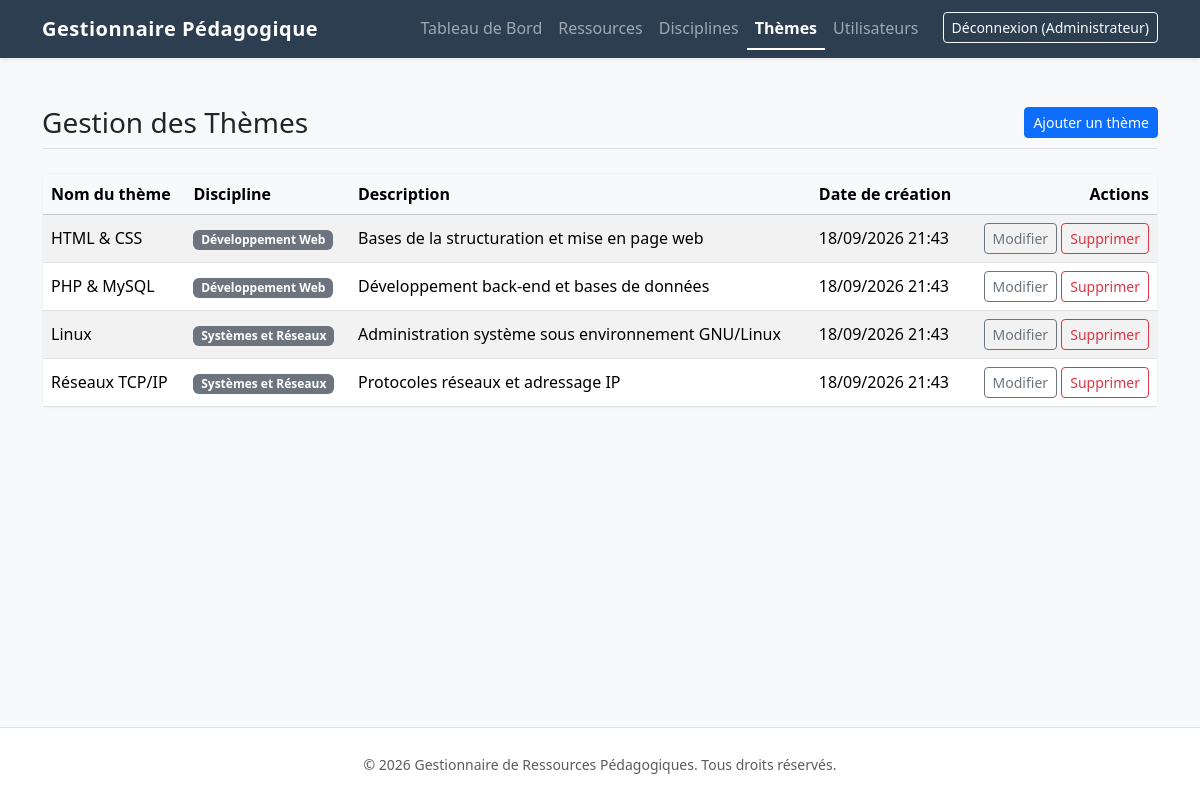
/index.php?page=themes (signed in), run on the app's committed database.
### tables this page shows
CREATE TABLE IF NOT EXISTS themes (
    id INT AUTO_INCREMENT PRIMARY KEY,
    discipline_id INT NOT NULL,
    name VARCHAR(255) NOT NULL,
    description TEXT,
    created_at DATETIME DEFAULT CURRENT_TIMESTAMP,
    CONSTRAINT fk_themes_disciplines FOREIGN KEY (discipline_id) REFERENCES disciplines(id) ON DELETE RESTRICT
);

CREATE TABLE IF NOT EXISTS disciplines (
    id INT AUTO_INCREMENT PRIMARY KEY,
    name VARCHAR(255) NOT NULL,
    description TEXT,
    created_at DATETIME DEFAULT CURRENT_TIMESTAMP
);

### controllers/ThemeController.php (called while the page is built, shortened)
<?php
require_once __DIR__ . '/../models/Theme.php';
class ThemeController {
    private $model;
    public function __construct() {
        try {
            $this->model = new Theme();
        } catch (\PDOException $e) {
            $this->model = null;
            $this->disciplineModel = null;
        }
    }
    public function index() {
        if ($this->model) {
            $themes = $this->model->getAllWithDiscipline();
        } else {
            $themes = [];
        }
        require_once __DIR__ . '/../views/themes/index.php';
    }
}

### config/database.php (called while the page is built, shortened)
<?php
function getDBConnection() {
    $dsn = "mysql:host=" . DB_HOST . ";dbname=" . DB_NAME . ";charset=utf8mb4";
    $options = [
        PDO::ATTR_ERRMODE            => PDO::ERRMODE_EXCEPTION,
        PDO::ATTR_DEFAULT_FETCH_MODE => PDO::FETCH_ASSOC,
        PDO::ATTR_EMULATE_PREPARES   => false,
    ];
    try {
        return new PDO($dsn, DB_USER, DB_PASS, $options);
    } catch (\PDOException $e) {
        error_log("Database Connection Error: " . $e->getMessage());
        http_response_code(500);
        die("Une erreur serveur est survenue.");
    }
}

### models/Theme.php (called while the page is built, shortened)
<?php
require_once __DIR__ . '/../config/database.php';
class Theme {
    private $pdo;
    public function __construct() {
        $this->pdo = getDBConnection();
    }
    public function getAllWithDiscipline() {
        $sql = "SELECT t.*, d.name as discipline_name
                FROM themes t
                JOIN disciplines d ON t.discipline_id = d.id
                ORDER BY d.name ASC, t.name ASC";
        $stmt = $this->pdo->query($sql);
        return $stmt->fetchAll();
    }
}

### core/helpers.php (called while the page is built, shortened)
<?php
function h(?string $string): string {
    return htmlspecialchars($string, ENT_QUOTES | ENT_HTML5, 'UTF-8');
}

### views/themes/index.php (the view, shortened to what this page needs)
<?php require_once __DIR__ . '/../layout/header.php'; ?>
<div class="d-flex justify-content-between align-items-center border-bottom pb-2 mb-4">
    <h1 class="h3 mb-0">Gestion des Thèmes</h1>
    <a href="/index.php?page=themes&action=create" class="btn btn-primary btn-sm">Ajouter un thème</a>
</div>
<div class="card">
    <div class="card-body p-0">
        <div class="table-responsive">
            <table class="table table-hover table-striped mb-0">
                <thead class="table-light">
                    <tr>
                        <th>Nom du thème</th>
                        <th>Discipline</th>
                        <th>Description</th>
                        <th>Date de création</th>
                        <th class="text-end">Actions</th>
                    </tr>
                </thead>
                <tbody>
                    <?php if (empty($themes)): ?>
                        <tr>
                            <td colspan="5" class="text-center text-muted py-4">Aucun thème trouvé.</td>
                        </tr>
                    <?php else: ?>
                        <?php foreach ($themes as $t): ?>
                            <tr>
                                <td class="align-middle fw-medium"><?= h($t['name']) ?></td>
                                <td class="align-middle"><span class="badge bg-secondary"><?= h($t['discipline_name']) ?></span></td>
                                <td class="align-middle"><?= h($t['description']) ?></td>
                                <td class="align-middle"><?= date('d/m/Y H:i', strtotime($t['created_at'])) ?></td>
                                <td class="align-middle text-end">
                                    <a href="/index.php?page=themes&action=edit&id=<?= $t['id'] ?>" class="btn btn-sm btn-outline-secondary mb-1 mb-md-0">Modifier</a>
                                    <form action="/index.php?page=themes&action=delete" method="POST" class="d-inline" onsubmit="return confirm('Êtes-vous sûr de vouloir supprimer ce thème ? Cette action est irréversible.');">
                                        <button type="submit" class="btn btn-sm btn-outline-danger">Supprimer</button>
                                    </form>
                                </td>
                            </tr>
                        <?php endforeach; ?>
                    <?php endif; ?>
                </tbody>
            </table>
        </div>
    </div>
</div>
<?php require_once __DIR__ . '/../layout/footer.php'; ?>

### assets/css/style.css (style rules this page uses)
:root { --primary-color: #2c3e50; --secondary-color: #34495e; }
.card { border: 1px solid rgba(0,0,0,0.05); box-shadow: 0 2px 4px rgba(0,0,0,0.02); border-radius: 8px; transition: transform 0.2s ease-in-out; }
h1, h2, h3, h4, h5, h6 { color: var(--secondary-color); }

### data on the page
themes: name "HTML & CSS", discipline.name "Développement Web", description "Bases de la structuration et mise en page web", created_at "18/09/2026 21:43"
themes: name "PHP & MySQL", discipline.name "Développement Web", description "Développement back-end et bases de données", created_at "18/09/2026 21:43"
themes: name "Linux", discipline.name "Systèmes et Réseaux", description "Administration système sous environnement GNU/Linux", created_at "18/09/2026 21:43"
themes: name "Réseaux TCP/IP", discipline.name "Systèmes et Réseaux", description "Protocoles réseaux et adressage IP", created_at "18/09/2026 21:43"

### other printed values
$_SESSION['user_name'] "Administrateur"
